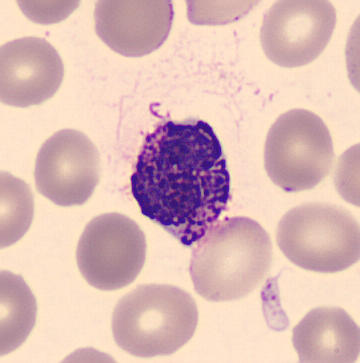
#> input picture data/train/BA/BA_131174.jpg, 360 x 363 px, found by its file name; its folder holds only this picture in this run
$ python eda_advanced.py   (older library calls are emulated)
#> lines starting #> are read from the running program, lines starting #| are printed output that depends on the picture
import os
import cv2
import numpy as np
import json

train_dir = r"c:\Users\admin\Documents\Project\bloodcellclass\data\train"
classes = os.listdir(train_dir)

def analyze_advanced_properties():
    results = {}

    for cls in classes:
        cls_dir = os.path.join(train_dir, cls)
        if not os.path.isdir(cls_dir): continue

        images = os.listdir(cls_dir)[:20]

        color_variances = []
        blur_metrics = []
        saturation_means = []
        center_intensities = []

        for img_name in images:
            img_path = os.path.join(cls_dir, img_name)
            img = cv2.imread(img_path)
#> img is the input picture: shape (363, 360, 3); mean B, G, R 182.9, 186.9, 220.2
            if img is None: continue

            hsv = cv2.cvtColor(img, cv2.COLOR_BGR2HSV)
#> hsv: shape (363, 360, 3); mean H, S, V 65.3, 59.2, 222.8
            gray = cv2.cvtColor(img, cv2.COLOR_BGR2GRAY)
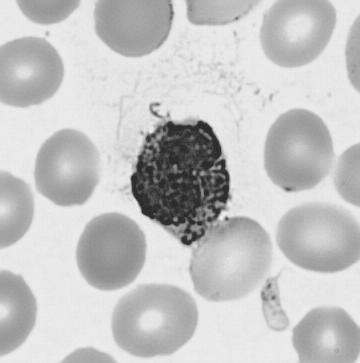
#> gray: shape (363, 360); min 33, max 241, mean 196.4

            means, stds = cv2.meanStdDev(img)
#> means = [182.9, 186.9, 220.2]; stds = [21.29, 49.48, 42.51]
            color_variances.append(stds.flatten().tolist())

            saturation_means.append(np.mean(hsv[:,:,1]))
            blur_metrics.append(cv2.Laplacian(gray, cv2.CV_64F).var())

            h, w = gray.shape
#> h = 363; w = 360
            center_crop = gray[h//4:3*h//4, w//4:3*w//4]
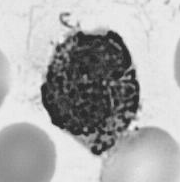
#> center_crop: shape (182, 180); min 33, max 241, mean 171.9
            center_intensities.append(np.mean(center_crop))

        results[cls] = {
            "Color_Var_B_G_R": [round(x, 2) for x in np.mean(color_variances, axis=0).tolist()],
            "Mean_Saturation": round(np.mean(saturation_means), 2),
            "Mean_Blur_Var": round(np.mean(blur_metrics), 1),
            "Mean_Center_Intensity": round(np.mean(center_intensities), 1)
        }
#> pass 2 of the loop in analyze_advanced_properties, `for cls in classes:`:
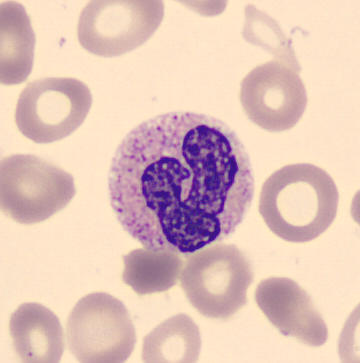
#> input picture data/train/BNE/BNE_102129.jpg, 360 x 363 px, found by its file name
#> in analyze_advanced_properties, img is the input picture: shape (363, 360, 3); mean B, G, R 185.9, 195.2, 225.4
#> hsv: shape (363, 360, 3); mean H, S, V 52.1, 58.4, 228
#> in analyze_advanced_properties, `gray = cv2.cvtColor(img, cv2.COLOR_BGR2GRAY)`:
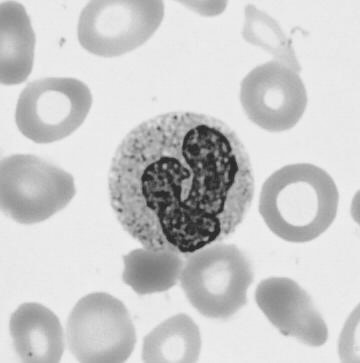
#> gray: shape (363, 360); min 34, max 241, mean 203.2
#> means = [185.9, 195.2, 225.4]; stds = [19.15, 48.36, 41.34]
#> in analyze_advanced_properties, `center_crop = gray[h//4:3*h//4, w//4:3*w//4]`:
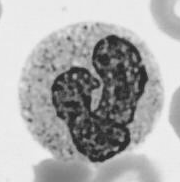
#> center_crop: shape (182, 180); min 34, max 239, mean 172.5

    return results

if __name__ == "__main__":
    results = analyze_advanced_properties()
#> results = 2 items
    with open(r"c:\Users\admin\Documents\Project\bloodcellclass\eda_advanced_output.json", "w") as f:
        json.dump(results, f, indent=4)
